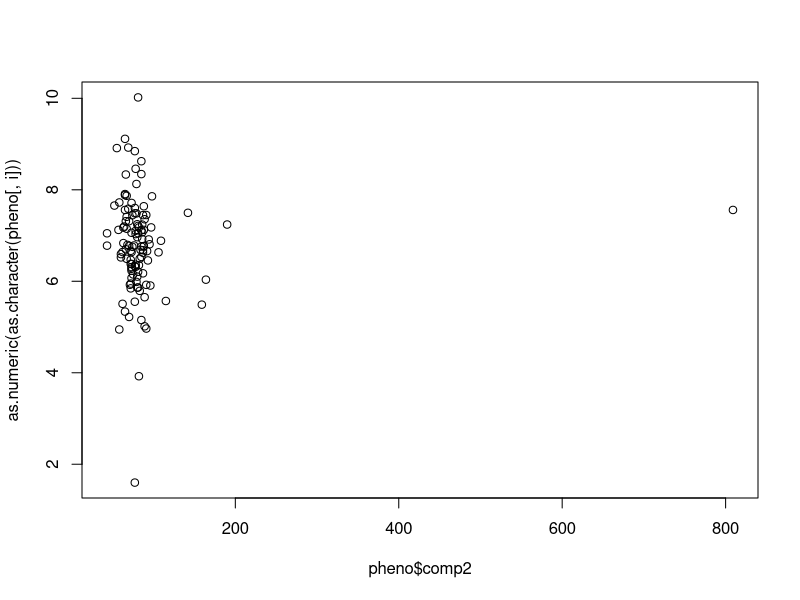
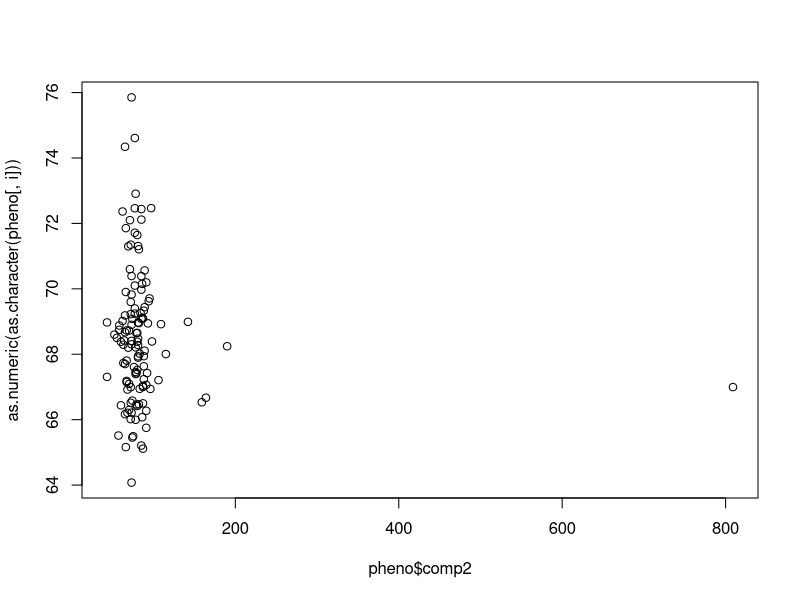
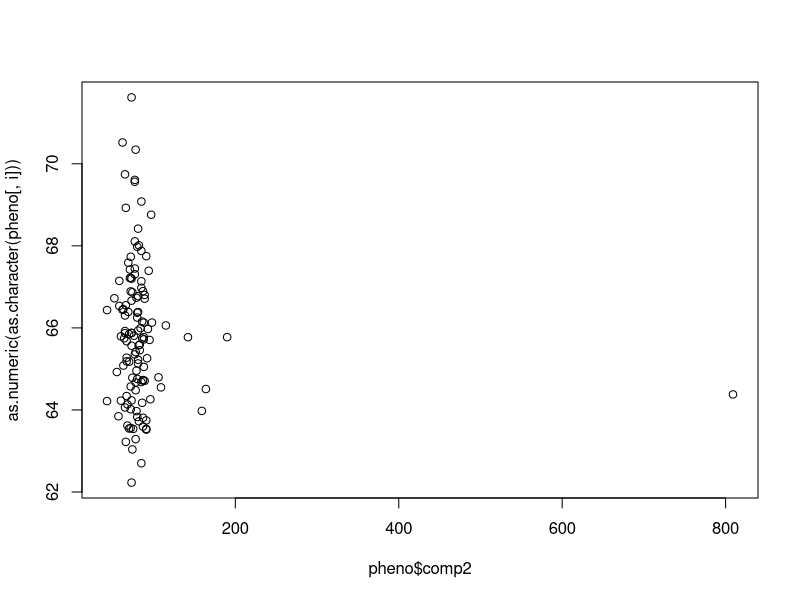
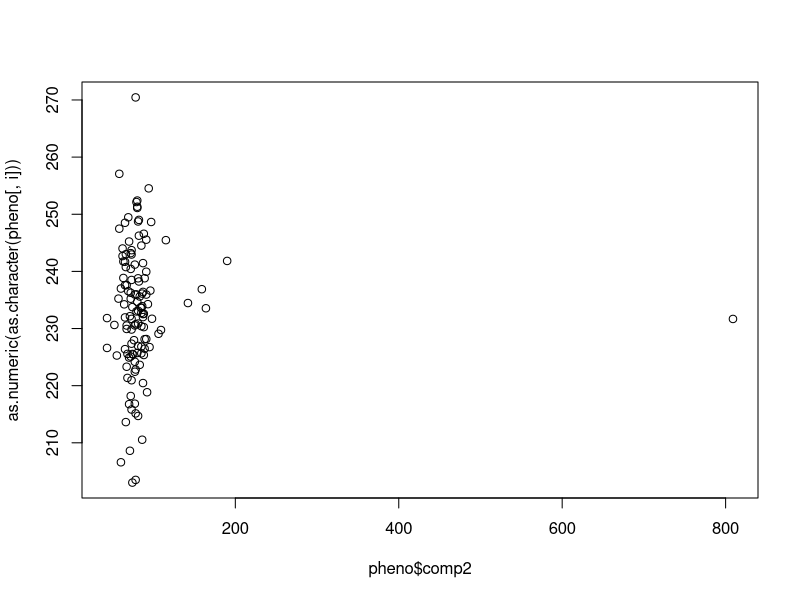
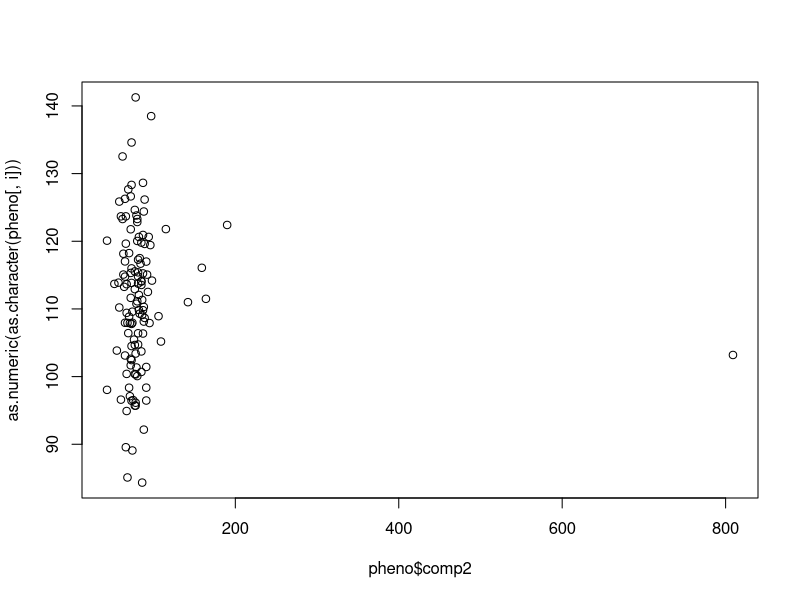

Reproduce these figures in R, in order.
### Jinliang Yang
### Jan. 31th, 2015
### test the correlationship between exp and phenotype


#### Ames Hybrids
hyb <- read.table("data/Ames_hybrids_BLUEs.txt", header=TRUE)
names(hyb)[1] <- "F1"
hyb$P1 <- gsub("x.*", "", hyb$F1)
hyb$P2 <- gsub(".*x", "", hyb$F1)

hyb$P2 <- toupper(gsub(" ", "", hyb$P2))




###
res <- read.csv("cache/exp_res.csv")
res$comp <- res$comp1 + res$comp2

tem1 <- merge(hyb, res[, c("accenumb", "comp2")], by.x="P2", by.y="accenumb")
tem2 <- merge(hyb, res[, c("geno", "comp2")], by.x="P2", by.y="geno")
pheno <- rbind(tem1, tem2)
pheno <- subset(pheno, P1 == "PI601322")

pheno[pheno[,3]<0, ][,3] <- "NA"


for(i in 3:7){
    print(cor.test(pheno$comp2, as.numeric(as.character(pheno[,i]))))
    plot(pheno$comp2, as.numeric(as.character(pheno[,i]))) 
}


